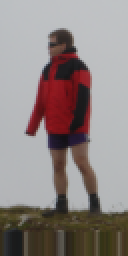
#> input picture test.png, 64 x 128 px (shown 2 times larger)
$ python cells.py
#> lines starting #> are read from the running program, lines starting #| are printed output that depends on the picture
### Glbp.py
import cv2
from matplotlib import pyplot as plt
import numpy as np
import math

def consecutive(data, stepsize=1):
    return np.split(data, np.where(np.diff(data) != stepsize)[0]+1)

def binaryVector(matrix):
    matrixB = matrix > matrix[1][1]
    matrixB = matrixB.astype(int)
    a = np.zeros(8, np.uint8)
    numberShift = 0
    a[0] = matrixB[1][2]
    a[1] = matrixB[0][2]
    a[2] = matrixB[0][1]
    a[3] = matrixB[0][0]
    a[4] = matrixB[1][0]
    a[5] = matrixB[2][0]
    a[6] = matrixB[2][1]
    a[7] = matrixB[2][2]

    if (np.count_nonzero(a) != 8):
        while(a[7] == 1):
            a = np.roll(a, 1)
            numberShift += 1

    return a, numberShift

def pixelValue(matrix, pos):
    a = np.zeros(8, np.uint8)
    a[0] = matrix[1][2]
    a[1] = matrix[0][2]
    a[2] = matrix[0][1]
    a[3] = matrix[0][0]
    a[4] = matrix[1][0]
    a[5] = matrix[2][0]
    a[6] = matrix[2][1]
    a[7] = matrix[2][2]
    if (pos == 8):
        return int(a[0])
    if (pos == -1):
        return int(a[7])

    return int(a[pos])

def gradient(matrix, posIni, posFin):
    # [5 lines of commented-out code are left out]
    return round(math.sqrt((abs(pixelValue(matrix, posFin) - pixelValue(matrix, (posFin+1))))**2 + (abs(pixelValue(matrix, posIni) - pixelValue(matrix, (posIni-1)))**2)))

def unshift(angle, posIni, posFin, numberShift):
    angle -= numberShift
    posFin -= numberShift
    posIni -= numberShift
    if angle<0:
        angle += 8
    if posIni<0:
        posIni += 8
    if posFin<0:
        posFin += 8
    return int(angle), int(posIni), int(posFin)

def getWidth(array):
    return np.count_nonzero(array)

def getMiddleInitialFinal(vector):
    # [6 lines of commented-out code are left out]
    indexes = np.flatnonzero(vector)
    return int((indexes[0] + indexes[-1]) / 2), indexes[0], indexes[-1]


def discard(nonZeroIndexes, consec):
    return (len(nonZeroIndexes) == 0 or len(nonZeroIndexes) == 8 or len(consec) == 4)
    # [8 lines of commented-out code are left out]

def glbpData(matrix):
    a, numberShift = binaryVector(matrix)

    nonZeroIndexes = np.flatnonzero(a)
    cons = consecutive(nonZeroIndexes) # array de arrays con numeros consecutivos

    if(discard(nonZeroIndexes, cons)):
        return np.zeros(56, np.uint16)
    else:
        outputMatrix = np.zeros((7, 8), np.uint16)

        for i in range(0, len(cons)):
            vector = np.zeros((8), np.uint8)
            vector[cons[i]] = 1

            width = getWidth(vector)
            middle, initial, final = getMiddleInitialFinal(vector)
            angle, initial, final = unshift(middle, initial, final, numberShift)
            gradient2 = gradient(matrix, initial, final)
            outputMatrix[width - 1][angle] += gradient2
        return outputMatrix.flatten()

def glbpTable(cell):
    table = np.zeros((56), np.uint16)
    for i in range(0, 13):
        for j in range(0, 13):
            # matrix = cell[i:i+3, j:j+3]
            # tempVector = glbpData(matrix)
            # table += tempVector
            table += glbpData(cell[i:i+3, j:j+3])
    return table

# [13 lines left out: functions finalHistogram, printGLBPHistogram, not called in this run]

### cells.py
import cv2
import numpy as np
from matplotlib import pyplot as plt
import Glbp as glpb
import time

def finalHistogram(img):
    total = []
    for i in range(0, 128-8, 8):
        for j in range(0, 64-8, 8):
            tempTable = glpb.glbpTable(img[i:i+15, j:j+15])
            total = np.append(total, tempTable)
    norm = np.linalg.norm(total, 2)
    return np.divide(total, norm)

fileName = 'test.png'
fileName2 = 'test1.png'
fileName3 = 'background.png'

image = cv2.imread(fileName)
#> image is the input picture: shape (128, 64, 3); mean B, G, R 130.8, 132.6, 142.6
image = cv2.cvtColor(image, cv2.COLOR_BGR2GRAY)
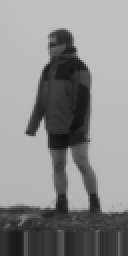
#> image: shape (128, 64) (shown 2 times larger); min 17, max 194, mean 135.4

t0 = time.time()

final = finalHistogram(image)
#> the loop in finalHistogram, `for i in range(0, 128-8, 8):` made 15 passes

t1 = time.time()

print(t1-t0)

# plt.figure(1)
# plt.bar(range(len(final)), final, color='r', align='center')

# plt.show()

$ run again, with HK9Oq.png copied over test.png
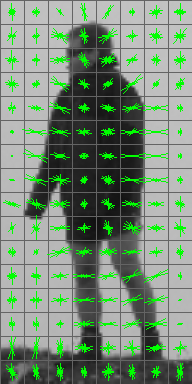
#> input picture HK9Oq.png, 192 x 384 px
#> image is the input picture: shape (384, 192, 3); mean B, G, R 119.5, 141, 119.5
#> `image = cv2.cvtColor(image, cv2.COLOR_BGR2GRAY)`:
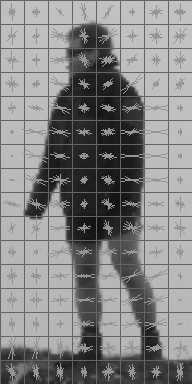
#> image: shape (384, 192); min 16, max 197, mean 132.1
#> the loop in finalHistogram, `for i in range(0, 128-8, 8):` made 15 passes
